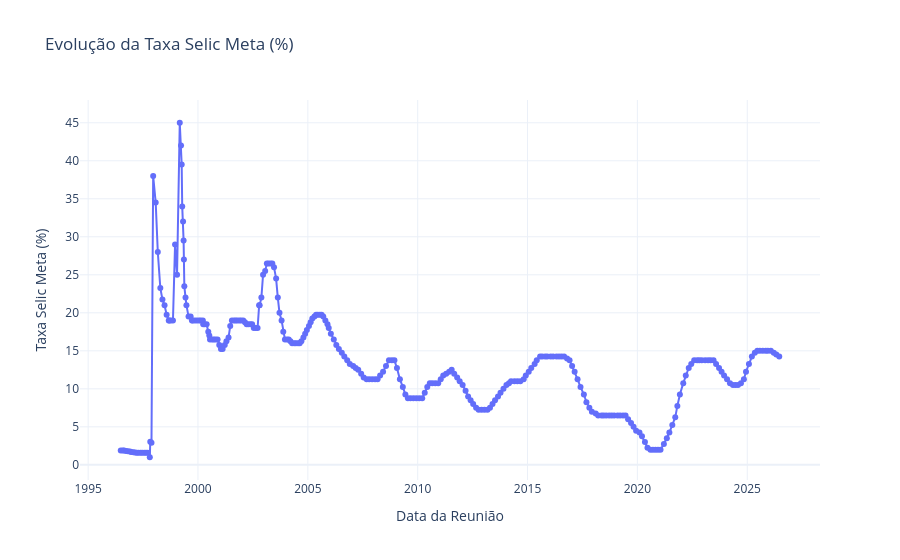

The cell this chart's notebook holds for it:
### Code cell
# Gerar um gráfico de linha da evolução da Taxa Selic Meta (%) ao longo do tempo.
df_plot = df.copy()
df_plot["Data da Reunião"] = pd.to_datetime(df_plot["Data da Reunião"], errors="coerce")
df_plot = df_plot.sort_values("Data da Reunião")

fig = px.line(
    df_plot,
    x="Data da Reunião",
    y="Taxa Selic Meta (%)",
    title="Evolução da Taxa Selic Meta (%)",
    markers=True,
    template="plotly_white",
)

fig.update_layout(
    xaxis_title="Data da Reunião",
    yaxis_title="Taxa Selic Meta (%)",
)

fig.show()

### Figure 1 — Plotly figure (JSON) as saved in the notebook; plotly's stock layout.template omitted (floating-point values rounded to 4 significant figures; data arrays with more than 128 entries replaced by an {"elided": "..."} marker saying what was removed)
{"data": [{"hovertemplate": "Data da Reunião=%{x}<br>Taxa Selic Meta (%)=%{y}<extra></extra>", "legendgroup": "", "line": {"color": "#636efa", "dash": "solid"}, "marker": {"symbol": "circle"}, "mode": "lines+markers", "name": "", "orientation": "v", "showlegend": false, "type": "scatter", "x": {"elided": "287 str values"}, "xaxis": "x", "y": {"elided": "287 float values"}, "yaxis": "y"}], "layout": {"legend": {"tracegroupgap": 0}, "title": {"text": "Evolução da Taxa Selic Meta (%)"}, "xaxis": {"anchor": "y", "domain": [0, 1], "title": {"text": "Data da Reunião"}}, "yaxis": {"anchor": "x", "domain": [0, 1], "title": {"text": "Taxa Selic Meta (%)"}}}}
